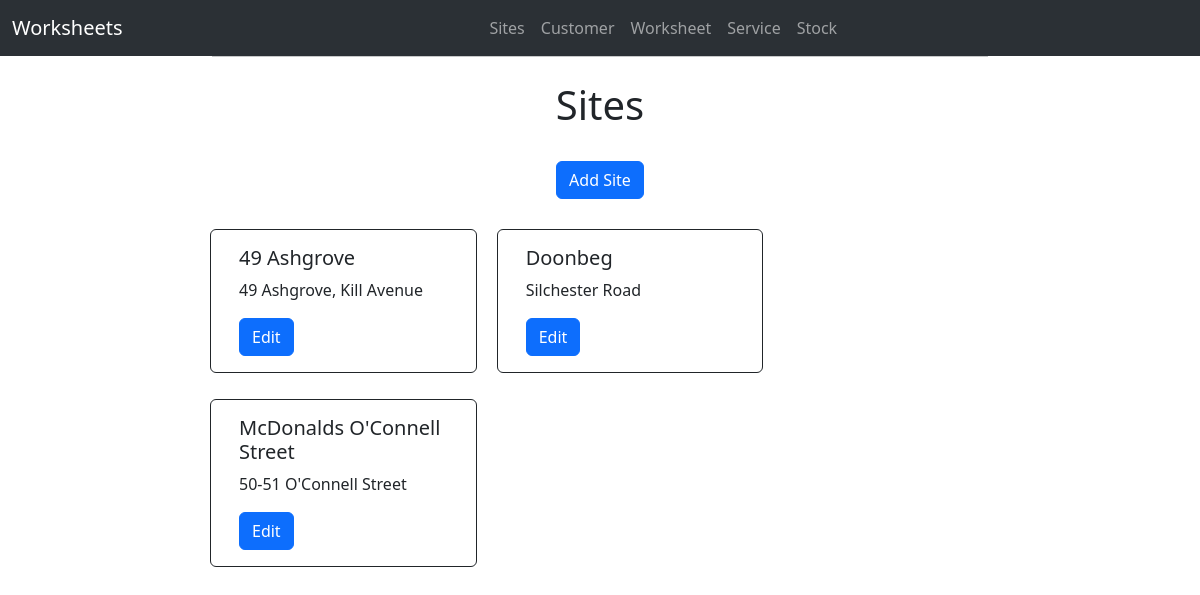
The app's page /, older data.
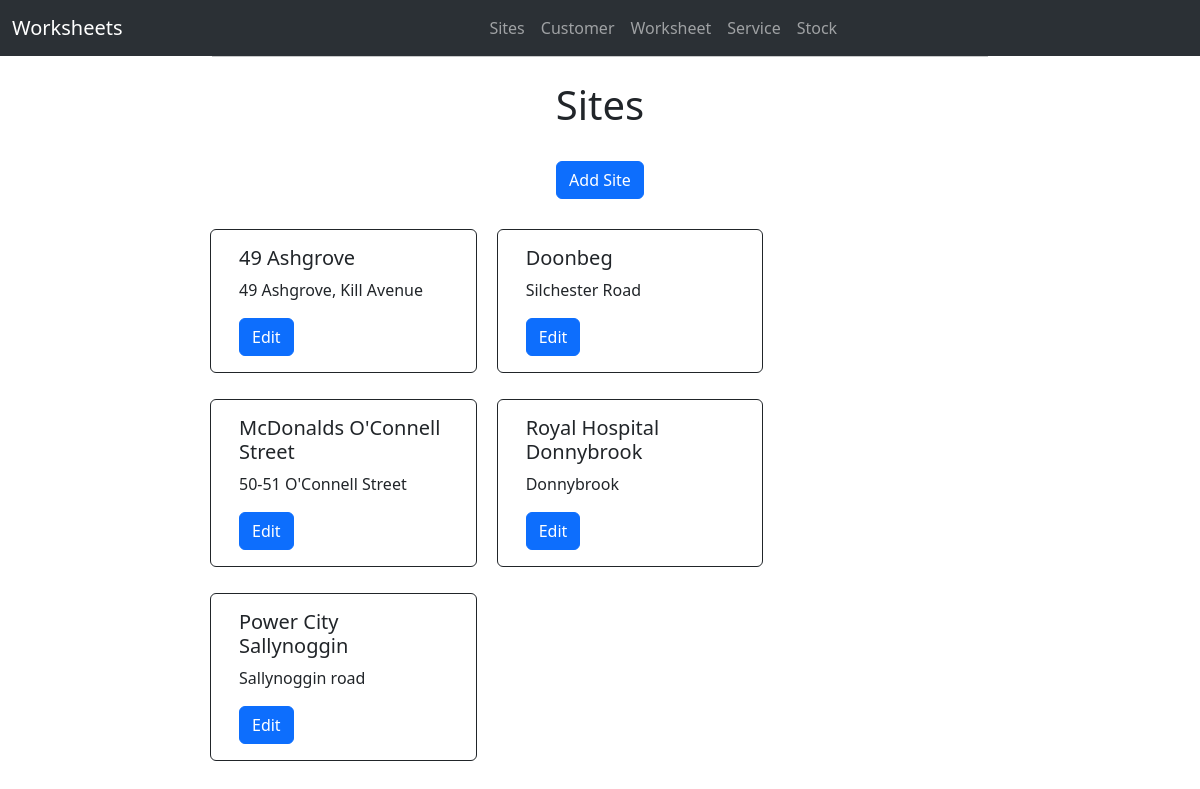
The same page, newer data.
### workforms/models.py (models this page shows, shortened)
class Site(models.Model):
    site_name = models.CharField(max_length=40)
    address = models.CharField(max_length=40, blank=True)
    town = models.CharField(max_length=40, blank=True)
    county = models.CharField(max_length=40, blank=True)
    country = models.CharField(max_length=40, blank=True)
    aircode = models.CharField(max_length=40, blank=True)

### workforms/views.py (the view)
# urls.py: path('', sites, name='Sites'),
def sites(request):
    sites = Site.objects.all()
    return render(request, 'sites.html', {'sites': sites})

### workforms/templates/sites.html
{% extends 'base.html' %}
{% block content %}
<div class="text-center" style="margin: 20px;">
  <h1 >Sites</h1>
  <br>
  <a class="btn btn-primary" href="/sites/add_site" role="button">Add Site</a>
  <br>
  <br>
</div>
    <div class="row row-cols-1 row-cols-md-3 g-4">
    {% for x in sites %}
      <div class="card border-dark mb-3" style="max-width: 18rem; margin: 10px;">
        <div class="card-body">
          <h5 class="card-title">{{ x.site_name }}</h5>
          <p class="card-text">{{ x.address }}</p>
          <a class="btn btn-primary" href="/sites/edit_site/{{ x.id }}" role="button">Edit</a>
        </div>
      </div>
    {% endfor %}
  </div>
{% endblock %}

Row changes from the older to the newer data that the page shows:
added Site: site_name "Royal Hospital Donnybrook", address "Donnybrook"
added Site: site_name "Power City Sallynoggin", address "Sallynoggin road"
